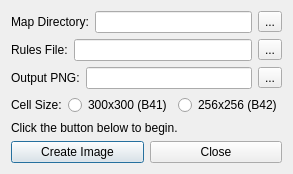
<?xml version="1.0" encoding="UTF-8"?>
<ui version="4.0">
 <class>InGameMapImageDialog</class>
 <widget class="QDialog" name="InGameMapImageDialog">
  <property name="windowTitle">
   <string>Create PNG Image From Map</string>
  </property>
  <property name="minimumWidth">
   <number>600</number>
  </property>
  <layout class="QVBoxLayout">
   <item>
    <layout class="QHBoxLayout">
     <item>
      <widget class="QLabel">
       <property name="text"><string>Map Directory:</string></property>
      </widget>
     </item>
     <item>
      <widget class="QLineEdit" name="inputMapPath"/>
     </item>
     <item>
      <widget class="QToolButton" name="buttonBrowseMap">
       <property name="text"><string>...</string></property>
      </widget>
     </item>
    </layout>
   </item>
   <item>
    <layout class="QHBoxLayout">
     <item>
      <widget class="QLabel">
       <property name="text"><string>Rules File:</string></property>
      </widget>
     </item>
     <item>
      <widget class="QLineEdit" name="rulesFilePath"/>
     </item>
     <item>
      <widget class="QToolButton" name="buttonBrowseRules">
       <property name="text"><string>...</string></property>
      </widget>
     </item>
    </layout>
   </item>
   <item>
    <layout class="QHBoxLayout">
     <item>
      <widget class="QLabel">
       <property name="text"><string>Output PNG:</string></property>
      </widget>
     </item>
     <item>
      <widget class="QLineEdit" name="outputImagePath"/>
     </item>
     <item>
      <widget class="QToolButton" name="buttonBrowseImage">
       <property name="text"><string>...</string></property>
      </widget>
     </item>
    </layout>
   </item>
   <item>
    <layout class="QHBoxLayout">
     <item>
      <widget class="QLabel">
       <property name="text"><string>Cell Size:</string></property>
      </widget>
     </item>
     <item>
      <widget class="QRadioButton" name="radioButton300">
       <property name="text"><string>300x300 (B41)</string></property>
       <attribute name="buttonGroup">
        <string notr="true">buttonGroup</string>
       </attribute>
      </widget>
     </item>
     <item>
      <widget class="QRadioButton" name="radioButton256">
       <property name="text"><string>256x256 (B42)</string></property>
       <attribute name="buttonGroup">
        <string notr="true">buttonGroup</string>
       </attribute>
      </widget>
     </item>
    </layout>
   </item>
   <item>
    <widget class="QLabel" name="statusLabel">
     <property name="text"><string>Click the button below to begin.</string></property>
    </widget>
   </item>
   <item>
    <layout class="QHBoxLayout">
     <item>
      <widget class="QPushButton" name="buttonCreateImage">
       <property name="text"><string>Create Image</string></property>
      </widget>
     </item>
     <item>
      <widget class="QPushButton" name="buttonClose">
       <property name="text"><string>Close</string></property>
      </widget>
     </item>
    </layout>
   </item>
  </layout>
 </widget>
 <buttongroups>
  <buttongroup name="buttonGroup"/>
 </buttongroups>
 <resources/>
 <connections/>
</ui>
